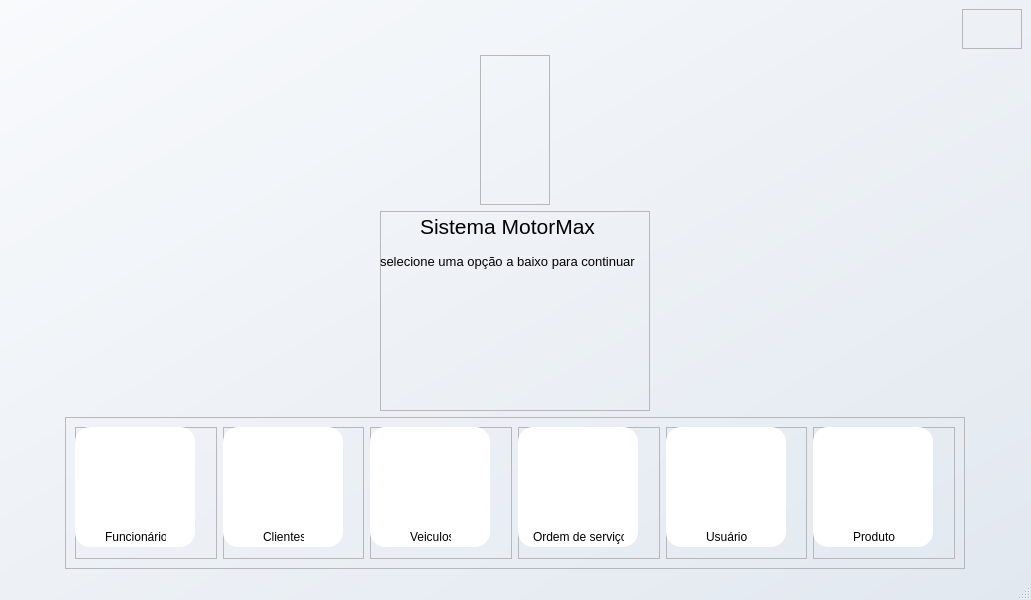
<?xml version="1.0" encoding="UTF-8"?>
<ui version="4.0">
 <class>MainWindow</class>
 <widget class="QMainWindow" name="MainWindow">
  <property name="geometry">
   <rect>
    <x>0</x>
    <y>0</y>
    <width>1031</width>
    <height>600</height>
   </rect>
  </property>
  <property name="windowTitle">
   <string>MainWindow</string>
  </property>
  <property name="styleSheet">
   <string notr="true">QMainWindow{
background: qlineargradient(x1:0, y1:0, x2:1, y2:1, stop:0 #f8fafc, stop:1 #e2e8f0);
}</string>
  </property>
  <widget class="QWidget" name="centralwidget">
   <layout class="QVBoxLayout" name="verticalLayout">
    <item alignment="Qt::AlignRight">
     <widget class="QFrame" name="frame_10">
      <property name="minimumSize">
       <size>
        <width>60</width>
        <height>40</height>
       </size>
      </property>
      <property name="maximumSize">
       <size>
        <width>16777215</width>
        <height>40</height>
       </size>
      </property>
      <property name="cursor">
       <cursorShape>PointingHandCursor</cursorShape>
      </property>
      <property name="frameShape">
       <enum>QFrame::StyledPanel</enum>
      </property>
      <property name="frameShadow">
       <enum>QFrame::Raised</enum>
      </property>
      <widget class="QPushButton" name="pushButton_7">
       <property name="geometry">
        <rect>
         <x>0</x>
         <y>0</y>
         <width>40</width>
         <height>40</height>
        </rect>
       </property>
       <property name="styleSheet">
        <string notr="true">QPushButton{
background: transparent;
border: none;
}</string>
       </property>
       <property name="text">
        <string/>
       </property>
       <property name="icon">
        <iconset>
         <normaloff>../imagem/icons/logout.png</normaloff>../imagem/icons/logout.png</iconset>
       </property>
       <property name="iconSize">
        <size>
         <width>30</width>
         <height>30</height>
        </size>
       </property>
      </widget>
     </widget>
    </item>
    <item alignment="Qt::AlignHCenter">
     <widget class="QFrame" name="frame_5">
      <property name="minimumSize">
       <size>
        <width>70</width>
        <height>90</height>
       </size>
      </property>
      <property name="maximumSize">
       <size>
        <width>16777215</width>
        <height>150</height>
       </size>
      </property>
      <property name="frameShape">
       <enum>QFrame::StyledPanel</enum>
      </property>
      <property name="frameShadow">
       <enum>QFrame::Raised</enum>
      </property>
      <widget class="QLabel" name="label_3">
       <property name="geometry">
        <rect>
         <x>0</x>
         <y>0</y>
         <width>70</width>
         <height>90</height>
        </rect>
       </property>
       <property name="text">
        <string/>
       </property>
       <property name="pixmap">
        <pixmap>../imagem/MOTORMAX-LGO.png</pixmap>
       </property>
       <property name="scaledContents">
        <bool>true</bool>
       </property>
      </widget>
     </widget>
    </item>
    <item alignment="Qt::AlignHCenter">
     <widget class="QFrame" name="frame">
      <property name="minimumSize">
       <size>
        <width>270</width>
        <height>200</height>
       </size>
      </property>
      <property name="maximumSize">
       <size>
        <width>16777215</width>
        <height>200</height>
       </size>
      </property>
      <property name="frameShape">
       <enum>QFrame::StyledPanel</enum>
      </property>
      <property name="frameShadow">
       <enum>QFrame::Raised</enum>
      </property>
      <widget class="QLabel" name="label_2">
       <property name="geometry">
        <rect>
         <x>0</x>
         <y>40</y>
         <width>261</width>
         <height>20</height>
        </rect>
       </property>
       <property name="font">
        <font>
         <pointsize>10</pointsize>
        </font>
       </property>
       <property name="text">
        <string>selecione uma opção a baixo para continuar</string>
       </property>
      </widget>
      <widget class="QLabel" name="label">
       <property name="geometry">
        <rect>
         <x>40</x>
         <y>0</y>
         <width>181</width>
         <height>31</height>
        </rect>
       </property>
       <property name="font">
        <font>
         <pointsize>16</pointsize>
        </font>
       </property>
       <property name="text">
        <string>Sistema MotorMax</string>
       </property>
      </widget>
     </widget>
    </item>
    <item alignment="Qt::AlignHCenter">
     <widget class="QFrame" name="frame_8">
      <property name="minimumSize">
       <size>
        <width>900</width>
        <height>100</height>
       </size>
      </property>
      <property name="maximumSize">
       <size>
        <width>900</width>
        <height>500</height>
       </size>
      </property>
      <property name="frameShape">
       <enum>QFrame::StyledPanel</enum>
      </property>
      <property name="frameShadow">
       <enum>QFrame::Raised</enum>
      </property>
      <layout class="QHBoxLayout" name="horizontalLayout">
       <item>
        <widget class="QFrame" name="frame_2">
         <property name="frameShape">
          <enum>QFrame::StyledPanel</enum>
         </property>
         <property name="frameShadow">
          <enum>QFrame::Raised</enum>
         </property>
         <widget class="QPushButton" name="pushButton">
          <property name="geometry">
           <rect>
            <x>0</x>
            <y>0</y>
            <width>120</width>
            <height>120</height>
           </rect>
          </property>
          <property name="cursor">
           <cursorShape>PointingHandCursor</cursorShape>
          </property>
          <property name="styleSheet">
           <string notr="true">QPushButton{
background-color: white;
border-radius: 15px;
}

QPushButton:hover{
background-color: rgb(229, 229, 229);
}

QPushButton:pressed{
background-color: rgb(186, 186, 186);
}</string>
          </property>
          <property name="text">
           <string/>
          </property>
          <property name="icon">
           <iconset>
            <normaloff>../imagem/icons/funcionarios.png</normaloff>../imagem/icons/funcionarios.png</iconset>
          </property>
          <property name="iconSize">
           <size>
            <width>50</width>
            <height>50</height>
           </size>
          </property>
         </widget>
         <widget class="QLabel" name="label_14">
          <property name="geometry">
           <rect>
            <x>30</x>
            <y>100</y>
            <width>61</width>
            <height>20</height>
           </rect>
          </property>
          <property name="text">
           <string>Funcionários</string>
          </property>
         </widget>
        </widget>
       </item>
       <item>
        <widget class="QFrame" name="frame_3">
         <property name="frameShape">
          <enum>QFrame::StyledPanel</enum>
         </property>
         <property name="frameShadow">
          <enum>QFrame::Raised</enum>
         </property>
         <widget class="QPushButton" name="pushButton_2">
          <property name="enabled">
           <bool>true</bool>
          </property>
          <property name="geometry">
           <rect>
            <x>0</x>
            <y>0</y>
            <width>120</width>
            <height>120</height>
           </rect>
          </property>
          <property name="cursor">
           <cursorShape>PointingHandCursor</cursorShape>
          </property>
          <property name="layoutDirection">
           <enum>Qt::LeftToRight</enum>
          </property>
          <property name="styleSheet">
           <string notr="true">QPushButton{
background-color: white;
border-radius: 15px;
}

QPushButton:hover{
background-color: rgb(229, 229, 229);
}

QPushButton:pressed{
background-color: rgb(186, 186, 186);
}

QPushButton:text{
color: red;
}</string>
          </property>
          <property name="text">
           <string notr="true"/>
          </property>
          <property name="icon">
           <iconset>
            <normaloff>../imagem/icons/cliente.png</normaloff>../imagem/icons/cliente.png</iconset>
          </property>
          <property name="iconSize">
           <size>
            <width>50</width>
            <height>50</height>
           </size>
          </property>
         </widget>
         <widget class="QLabel" name="label_15">
          <property name="geometry">
           <rect>
            <x>40</x>
            <y>100</y>
            <width>41</width>
            <height>20</height>
           </rect>
          </property>
          <property name="text">
           <string>Clientes</string>
          </property>
         </widget>
        </widget>
       </item>
       <item>
        <widget class="QFrame" name="frame_9">
         <property name="frameShape">
          <enum>QFrame::StyledPanel</enum>
         </property>
         <property name="frameShadow">
          <enum>QFrame::Raised</enum>
         </property>
         <widget class="QPushButton" name="pushButton_6">
          <property name="geometry">
           <rect>
            <x>0</x>
            <y>0</y>
            <width>120</width>
            <height>120</height>
           </rect>
          </property>
          <property name="maximumSize">
           <size>
            <width>16777215</width>
            <height>16777211</height>
           </size>
          </property>
          <property name="cursor">
           <cursorShape>PointingHandCursor</cursorShape>
          </property>
          <property name="styleSheet">
           <string notr="true">QPushButton{
background-color: white;
border-radius: 15px;
}

QPushButton:hover{
background-color: rgb(229, 229, 229);
}

QPushButton:pressed{
background-color: rgb(186, 186, 186);
}</string>
          </property>
          <property name="text">
           <string/>
          </property>
          <property name="icon">
           <iconset>
            <normaloff>../imagem/icons/veiculos.png</normaloff>../imagem/icons/veiculos.png</iconset>
          </property>
          <property name="iconSize">
           <size>
            <width>50</width>
            <height>50</height>
           </size>
          </property>
         </widget>
         <widget class="QLabel" name="label_19">
          <property name="geometry">
           <rect>
            <x>40</x>
            <y>100</y>
            <width>41</width>
            <height>20</height>
           </rect>
          </property>
          <property name="text">
           <string>Veiculos</string>
          </property>
         </widget>
        </widget>
       </item>
       <item>
        <widget class="QFrame" name="frame_4">
         <property name="frameShape">
          <enum>QFrame::StyledPanel</enum>
         </property>
         <property name="frameShadow">
          <enum>QFrame::Raised</enum>
         </property>
         <widget class="QPushButton" name="pushButton_3">
          <property name="geometry">
           <rect>
            <x>0</x>
            <y>0</y>
            <width>120</width>
            <height>120</height>
           </rect>
          </property>
          <property name="maximumSize">
           <size>
            <width>16777215</width>
            <height>16777211</height>
           </size>
          </property>
          <property name="cursor">
           <cursorShape>PointingHandCursor</cursorShape>
          </property>
          <property name="styleSheet">
           <string notr="true">QPushButton{
background-color: white;
border-radius: 15px;
}

QPushButton:hover{
background-color: rgb(229, 229, 229);
}

QPushButton:pressed{
background-color: rgb(186, 186, 186);
}</string>
          </property>
          <property name="text">
           <string/>
          </property>
          <property name="icon">
           <iconset>
            <normaloff>../imagem/icons/ordem de serviços.png</normaloff>../imagem/icons/ordem de serviços.png</iconset>
          </property>
          <property name="iconSize">
           <size>
            <width>50</width>
            <height>50</height>
           </size>
          </property>
         </widget>
         <widget class="QLabel" name="label_16">
          <property name="geometry">
           <rect>
            <x>15</x>
            <y>100</y>
            <width>91</width>
            <height>20</height>
           </rect>
          </property>
          <property name="text">
           <string>Ordem de serviços</string>
          </property>
         </widget>
        </widget>
       </item>
       <item>
        <widget class="QFrame" name="frame_6">
         <property name="frameShape">
          <enum>QFrame::StyledPanel</enum>
         </property>
         <property name="frameShadow">
          <enum>QFrame::Raised</enum>
         </property>
         <widget class="QPushButton" name="pushButton_4">
          <property name="geometry">
           <rect>
            <x>0</x>
            <y>0</y>
            <width>120</width>
            <height>120</height>
           </rect>
          </property>
          <property name="cursor">
           <cursorShape>PointingHandCursor</cursorShape>
          </property>
          <property name="styleSheet">
           <string notr="true">QPushButton{
background-color: white;
border-radius: 15px;
}

QPushButton:hover{
background-color: rgb(229, 229, 229);
}

QPushButton:pressed{
background-color: rgb(186, 186, 186);
}</string>
          </property>
          <property name="text">
           <string/>
          </property>
          <property name="icon">
           <iconset>
            <normaloff>../imagem/icons/usuario.png</normaloff>../imagem/icons/usuario.png</iconset>
          </property>
          <property name="iconSize">
           <size>
            <width>50</width>
            <height>50</height>
           </size>
          </property>
         </widget>
         <widget class="QLabel" name="label_17">
          <property name="geometry">
           <rect>
            <x>40</x>
            <y>100</y>
            <width>41</width>
            <height>20</height>
           </rect>
          </property>
          <property name="styleSheet">
           <string notr="true"/>
          </property>
          <property name="text">
           <string>Usuários</string>
          </property>
         </widget>
        </widget>
       </item>
       <item>
        <widget class="QFrame" name="frame_7">
         <property name="frameShape">
          <enum>QFrame::StyledPanel</enum>
         </property>
         <property name="frameShadow">
          <enum>QFrame::Raised</enum>
         </property>
         <widget class="QPushButton" name="pushButton_5">
          <property name="geometry">
           <rect>
            <x>0</x>
            <y>0</y>
            <width>120</width>
            <height>120</height>
           </rect>
          </property>
          <property name="cursor">
           <cursorShape>PointingHandCursor</cursorShape>
          </property>
          <property name="focusPolicy">
           <enum>Qt::NoFocus</enum>
          </property>
          <property name="styleSheet">
           <string notr="true">QPushButton{
background-color: white;
border-radius: 15px;
}

QPushButton:hover{
background-color: rgb(229, 229, 229);
}

QPushButton:pressed{
background-color: rgb(186, 186, 186);
}</string>
          </property>
          <property name="text">
           <string/>
          </property>
          <property name="icon">
           <iconset>
            <normaloff>../imagem/icons/produtos.png</normaloff>../imagem/icons/produtos.png</iconset>
          </property>
          <property name="iconSize">
           <size>
            <width>50</width>
            <height>50</height>
           </size>
          </property>
         </widget>
         <widget class="QLabel" name="label_18">
          <property name="geometry">
           <rect>
            <x>40</x>
            <y>100</y>
            <width>42</width>
            <height>20</height>
           </rect>
          </property>
          <property name="text">
           <string>Produtos</string>
          </property>
         </widget>
        </widget>
       </item>
      </layout>
     </widget>
    </item>
   </layout>
  </widget>
  <widget class="QMenuBar" name="menubar">
   <property name="geometry">
    <rect>
     <x>0</x>
     <y>0</y>
     <width>1031</width>
     <height>21</height>
    </rect>
   </property>
  </widget>
  <widget class="QStatusBar" name="statusbar"/>
 </widget>
 <resources/>
 <connections/>
</ui>
